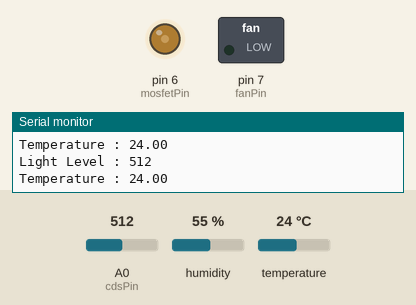
This sketch was run on a simulated Arduino Uno, built with avr-gcc and run on an emulated ATmega328P. On the bench: switched loads named in the sketch (green lamp = pin HIGH), output pins drawn as LEDs (lit = HIGH), the last lines printed to the serial monitor. Inputs (shaded band) come from the test bench; at power-on: A0 (cdsPin) = 512, humidity 55 %, temperature 24 °C.

Above: at 2.8 s.
2.9 s: A0 (cdsPin) set to 117
4.4 s: A0 (cdsPin) set to 104
At 5.9 s:
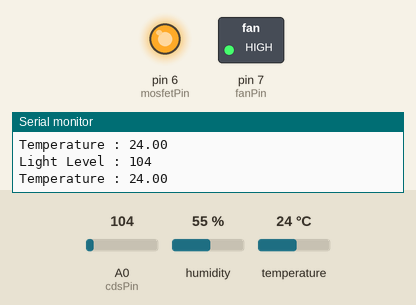
6.5 s: A0 (cdsPin) set to 122
At 7.6 s:
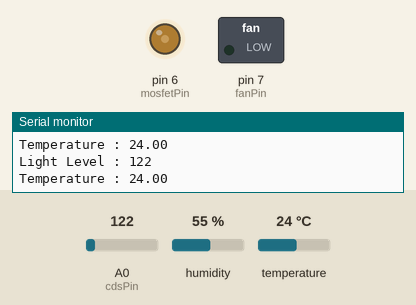
8.5 s: A0 (cdsPin) set to 16
At 10.2 s:
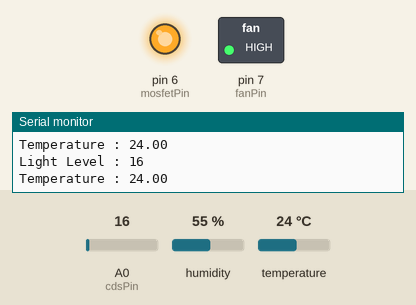
Timing chart, 0 to 11.5 s (numbered marks = the images above; inputs shaded):
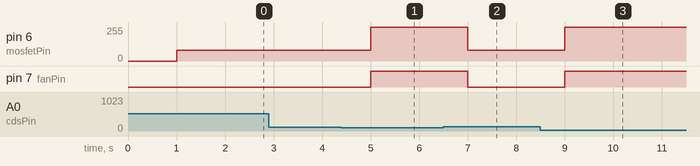

Measured:
- the behaviour switches between 110 and 109 on A0 (cdsPin) (found by bisection; images 0 and 1)
- after the input at 4.4 s, pin 6 (mosfetPin): 80/255 → 255/255 after 0.60 s; pin 7 (fanPin): LOW → HIGH after 0.60 s
- after the input at 6.5 s, pin 6 (mosfetPin): 255/255 → 80/255 after 0.51 s; pin 7 (fanPin): HIGH → LOW after 0.51 s
- after the input at 8.5 s, pin 6 (mosfetPin): 80/255 → 255/255 after 0.50 s; pin 7 (fanPin): LOW → HIGH after 0.50 s

The sketch:

fanSwitch_light.ino
```cpp
/*
int fanPin = 7; // 팬모터가 연결된 핀
int mosfetPin = 6;
int cdsPin = A0; // 조도센서 핀

int thresholdBright = 110; // 밝기 임계값 (조도 센서 값)
int thresholdDark = 540;   // 어두운 환경의 임계값

//int lightValue = 0; // 조도 센서 값

void setup() {
  pinMode(fanPin, OUTPUT);
  pinMode(mosfetPin, OUTPUT); // 팬모터 핀을 출력으로 설정
  Serial.begin(9600); // 시리얼 모니터 시작
}

void loop() {
  int lightLevel = analogRead(cdsPin); // 조도 센서 값 읽기
  Serial.print("Light Level : ");
  Serial.println(lightLevel); // 센서 값 출력

  if (lightLevel < thresholdBright)
  {
    // 밝을 때 (조도센서의 숫자가 작을수록 밝은것)
    analogWrite(mosfetPin, 255);   // PDLC 필름 불투명
    digitalWrite(fanPin, HIGH);    // 팬모터 작동

  }
  else if (thresholdBright<= lightLevel && lightLevel < thresholdDark)
  {
    digitalWrite(fanPin, LOW);
    analogWrite(mosfetPin, 90);     // PDLC 필름 투명
  }
  else if(lightLevel>thresholdDark)
  {
    digitalWrite(fanPin, LOW);
    analogWrite(mosfetPin, 0);
  }
  delay(10000); // 1초 대기
}
*/

#include "DHT.h"

int fanPin = 7; // 팬모터가 연결된 핀
int mosfetPin = 6;
int cdsPin = A0; // 조도센서 핀

int tempPin = 8;

int thresholdBright = 110; // 밝기 임계값 (조도 센서 값)
int thresholdDark = 540;   // 어두운 환경의 임계값


float tempThresholdHigh = 26.0; //예시 온도 임계값(높은 온도)
float tempThresholdLow = 22.0; //예시 온도 임계값(낮은 온도)


unsigned long previousMillis = 0;
const long interval = 1000; // 1초 간격

DHT dht(tempPin, DHT22);

void setup()
{
  pinMode(fanPin, OUTPUT);
  pinMode(mosfetPin, OUTPUT); // 팬모터 핀을 출력으로 설정
  //pinMode(tempPin, INPUT);

  Serial.begin(9600); // 시리얼 모니터 시작
  dht.begin();
}

void loop()
{
  unsigned long currentMillis = millis();

  if (currentMillis - previousMillis >= interval)
  {
    previousMillis = currentMillis;

    int lightLevel = analogRead(cdsPin); // 조도 센서 값 읽기
    Serial.print("Light Level : ");
    Serial.println(lightLevel); // 센서 값 출력

    float temperature = dht.readTemperature();
    Serial.print("Temperature : ");
    Serial.println(temperature);


    if (lightLevel < thresholdBright)
    {
      // 밝을 때 (조도센서의 숫자가 작을수록 밝은것)
      analogWrite(mosfetPin, 255);   // PDLC 필름 불투명
      digitalWrite(fanPin, HIGH);    // 팬모터 작동
    }

    else if (thresholdBright <= lightLevel && lightLevel < thresholdDark)
    {
      digitalWrite(fanPin, LOW);
      analogWrite(mosfetPin, 80);     // PDLC 필름 반투명
    }

    else if(lightLevel > thresholdDark)
    {
      digitalWrite(fanPin, LOW);
      analogWrite(mosfetPin, 0);      // PDLC 필름 투명
    }
  }

}

//millis() 함수 : millis() 함수는 아두이노가 켜진 이후의 경과 시간을 밀리초 단윌 반환한다.
//이 값을 이용해 비동기적으로 시간을 체크할 수 있다.
//previousMillis와 currentMillis 변수 : 이 변수들은 시간이 얼마나 경과했는지를 확인하는데 사용된다.
//비동기 시간 체크 : delay()를 사용하지 않고 millis()를 통해 1초 간격으로 조도 센서 값을 읽고 팬모터와 PDLC
//필름을 제어한다.
//이 방법으로 릴레이 모듈이 1초 간격으로 꺼졌다 켜졌다 하지 않고, 조도 센서의 값에 따라 팬모터와 PDLC 필름을
//안정적으로 제어할 수 있다.


/*
int fanPin = 7;         // 팬모터가 연결된 핀
int mosfetPin = 6;      // PDLC 필름 제어 핀
int tempPin = 8;        // NTC 써미스터 온도 모듈의 DO 핀이 연결된 디지털 핀

int thresholdTempHigh = 0; // a 온도 이상 임계값
int thresholdTempMid = 1;  // b 온도 이상 임계값

unsigned long previousMillis = 0;
const long interval = 1000; // 1초 간격

void setup()
{
  pinMode(fanPin, OUTPUT);
  pinMode(mosfetPin, OUTPUT);
  pinMode(tempPin, INPUT);    // 온도 센서 핀을 입력으로 설정
  Serial.begin(9600);         // 시리얼 모니터 시작
}

void loop()
{
  unsigned long currentMillis = millis();

  if (currentMillis - previousMillis >= interval)
  {
    previousMillis = currentMillis;

    int tempValue = digitalRead(tempPin); // 온도 센서 값 읽기 (DO 핀의 디지털 값 읽기)
    Serial.print("Temperature Sensor Value: ");
    Serial.println(tempValue); // 센서 값 출력

    if (tempValue == thresholdTempHigh)
    {
      // a 온도 이상일 때
      analogWrite(mosfetPin, 255);   // PDLC 필름 불투명
      digitalWrite(fanPin, HIGH);    // 팬모터 작동
    }
    else if (tempValue == thresholdTempMid)
    {
      // b 온도 이상 a 온도 미만일 때
      analogWrite(mosfetPin, 0);    // PDLC 필름 반투명
      digitalWrite(fanPin, LOW);     // 팬모터 꺼짐
    }

  }
}
*/
```
